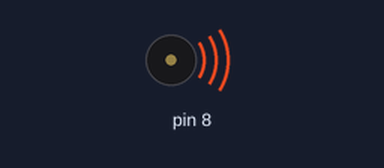
Simulated run of this sketch. Board: Arduino Uno, built with avr-gcc and run on an emulated ATmega328P. Parts: buzzer (waves = sounding).

Above: at 1.1 s.
At 3.1 s:
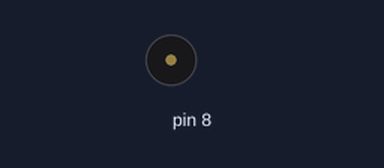
Timing chart, 0 to 4.6 s (numbered marks = the images above):
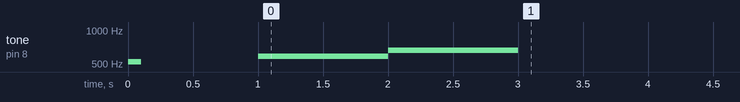

The sketch:

week02_4_arduino_tone_do_523_re_587_mi_659_delay_1000.ino
```cpp
//week02_4_arduino_tone_do_523_re_587_mi_659_delay_1000
void setup() {//只做一次
  // put your setup code here, to run once:
   pinMode(8,OUTPUT);
  tone(8,523,100);//DO 1秒
  delay(1000);
  tone(8,587,1000);//RE
  delay(1000);
  tone(8,659,1000);//MI
  delay(1000);
}

void loop() {
  // put your main code here, to run repeatedly:
  //重複 不會停
}
```
